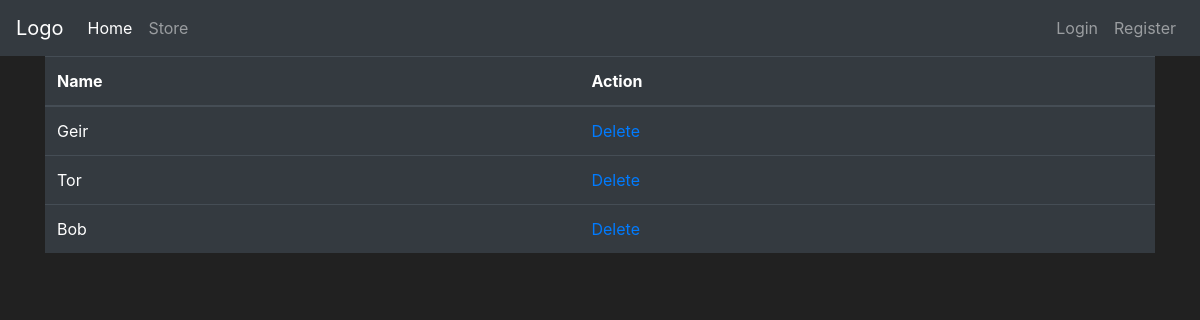
/users, run on an earlier commit of the app's database.
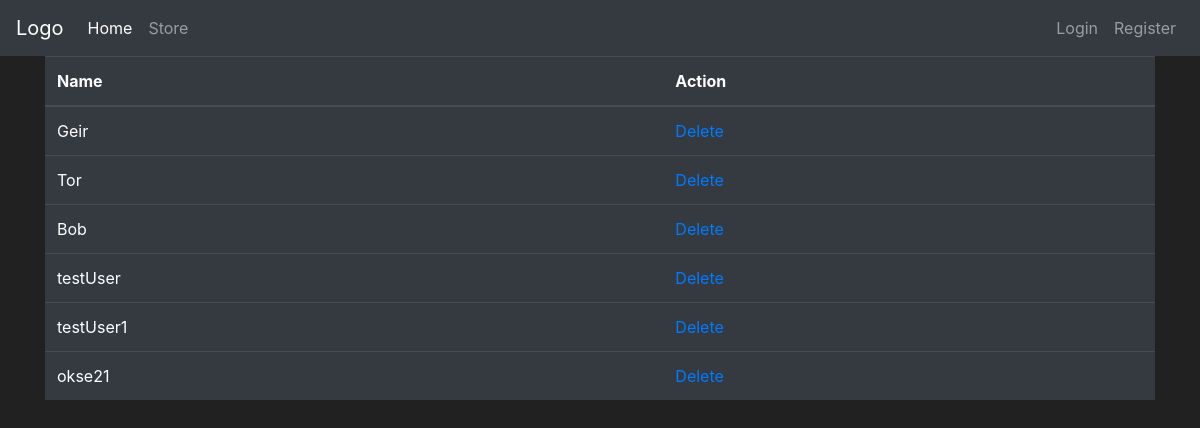
And on a later commit of the database.
### app_flask/models.py (models this page shows, shortened)
class User(db.Model, UserMixin):
    id = db.Column(db.Integer(), primary_key=True)
    username = db.Column(db.String(length=25), nullable=False, unique=True)
    email = db.Column(db.String(length=60), nullable=False, unique=True)
    password_hash = db.Column(db.String(length=60), nullable=False)
    profile_type = db.Column(db.Boolean(), nullable=False, default=False)
    cash = db.Column(db.Integer(), nullable=False, default=2000)
    date_created = db.Column(db.DateTime(), default=datetime.utcnow)
    goods = db.relationship('Goods', backref='goods_owned_by_user', lazy=True)
    store = db.relationship('Store', backref='store_owner', lazy=True)
    @property
    def password(self):
        return self.password

### app_flask/main/routes.py (the view)
@bp.route('/users', methods=['GET', 'POST'])
def show_users():
    db_users = User.query.filter(User.username.isnot("Admin"))
    return render_template('users.html', db_users=db_users)

### app_flask/templates/users.html (shortened to what this page needs)
{% extends 'base.html' %}
{% block content %}
<div class="container">
            <table class="table table-hover table-dark">
    <thead>
        <tr>
            <th scope="col">Name</th>
            <th scope="col">Action</th>
        </tr>
    </thead>
    <tbody>
                {% for users in db_users %}
                <tr>
                    <td class=".table-striped">{{ users.username}}</td>
                    <td class=".table-striped"><a href="{{ url_for('main.delete_user', id=users.id)}}">Delete</a></td>
                </tr>
                {% endfor %}
    </tbody>
    </table>
    </div>
{% endblock %}

### app_flask/templates/base.html (shortened to what this page needs)
<!doctype html>
<html lang="en">
   <head>
      <link rel="stylesheet" href="https://cdn.jsdelivr.net/npm/bootstrap@4.5.3/dist/css/bootstrap.min.css">
   </head>
   <body>
    <nav class="navbar navbar-expand-md navbar-dark bg-dark">
        <a class="navbar-brand" href="{{ url_for('main.home_page') }}">Logo</a>
        <div class="collapse navbar-collapse" id="navbarNav">
            <ul class="navbar-nav mr-auto">
                <li class="nav-item active">
                    <a class="nav-link" href="{{ url_for('main.home_page') }}">Home <span class="sr-only">(current)</span></a>
                </li>
                <li class="nav-item">
                    <a class="nav-link" href="{{ url_for('main.store_page') }}">Store</a>
                </li>
            </ul>
            {% if current_user.username=="Admin" %}
            <ul class="navbar-nav">
                <li class="nav-item">
                    <a class="nav-link" href="{{ url_for('main.show_users') }}">Users</a>
                </li>
                <li class="nav-item">
                    <a class="nav-link">{{ current_user.username }}</a>
                </li>
                <li class="nav-item">
                    <a class="nav-link" href="{{ url_for('main.logout_page') }}">logout</a>
                </li>
            </ul>
            {% else %}
            <ul class="navbar-nav">
                <li class="nav-item">
                    <a class="nav-link" href="{{ url_for('main.login_page')}}">Login</a>
                </li>
                <li class="nav-item">
                    <a class="nav-link" href="{{ url_for('main.register_user_page')}}">Register</a>
                </li>
            </ul>
            {% endif %}
        </div>
      </nav>
      {% block content %}
      {% endblock %}
   </body>
</html>

### app_flask/templates/base.html (style rules this page uses)
body { color: white; background-color: #212121; }

What changed in the data, as far as the page shows it:
added User: username "testUser"
added User: username "testUser1"
added User: username "okse21"
